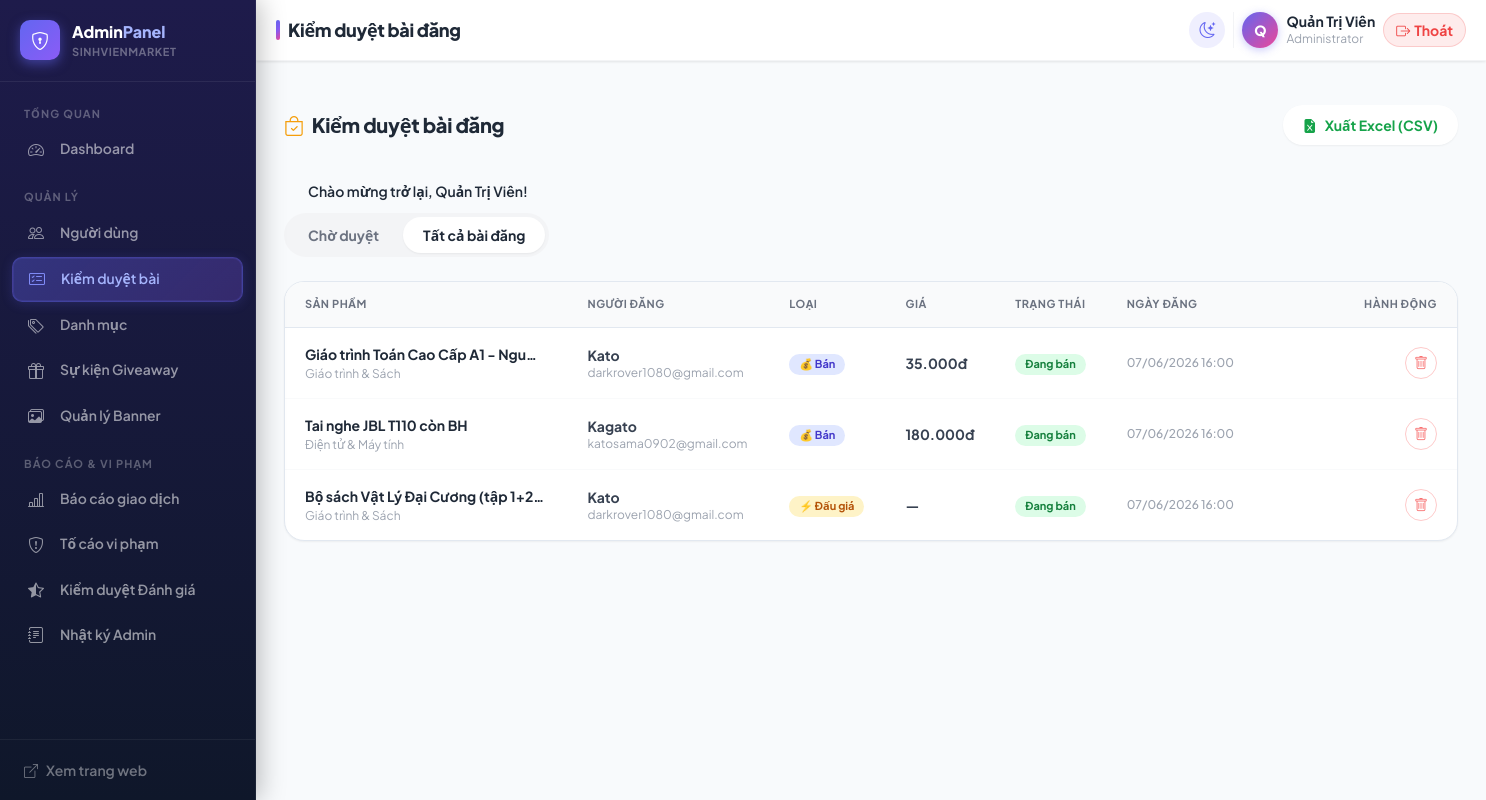
The app's page /admin/products?tab=all (signed in) with its own data.
### tables this page shows
CREATE TABLE `products` (
    `id`          INT UNSIGNED NOT NULL AUTO_INCREMENT,
    `user_id`     INT UNSIGNED NOT NULL COMMENT 'Người đăng bán',
    `category_id` INT UNSIGNED NOT NULL COMMENT 'Danh mục',
    `title`       VARCHAR(200) NOT NULL COMMENT 'Tiêu đề bài đăng',
    `description` TEXT         NOT NULL COMMENT 'Mô tả chi tiết sản phẩm',
    `image`       VARCHAR(255) DEFAULT NULL COMMENT 'Tên file ảnh trong /public/uploads/',
    `type`        ENUM('sale', 'exchange', 'auction') NOT NULL DEFAULT 'sale'
                  COMMENT 'Loại: bán thường / trao đổi / đấu giá ngược',
    `status`      ENUM('pending', 'active', 'sold', 'cancelled') NOT NULL DEFAULT 'pending'
                  COMMENT 'pending=chờ duyệt, active=đang bán, sold=đã bán, cancelled=bị từ chối',
    `price`       DECIMAL(12, 0) DEFAULT NULL COMMENT 'Giá cố định (chỉ dùng với type=sale)',
     
    `condition`   ENUM('new','like_new','used','worn') NOT NULL DEFAULT 'used'
                  COMMENT 'Tình trạng: new=Mới 100%, like_new=Như mới, used=Đã dùng, worn=Cũ',
     
    `bumped_at`   TIMESTAMP NULL DEFAULT NULL COMMENT 'Thời điểm đẩy tin gần nhất (NULL = chưa đẩy)',
     
    `ai_review_status` ENUM('pending','safe','suspicious','violation') DEFAULT 'pending'
                       COMMENT 'Kết quả kiểm duyệt của AI',
    `ai_review_note`   TEXT DEFAULT NULL
                       COMMENT 'Lý do AI đưa ra (Việt hoá cho Admin đọc)',
    `created_at`  TIMESTAMP NOT NULL DEFAULT CURRENT_TIMESTAMP,
    `updated_at`  TIMESTAMP NOT NULL DEFAULT CURRENT_TIMESTAMP ON UPDATE CURRENT_TIMESTAMP,
    PRIMARY KEY (`id`),
    KEY `idx_user_id`       (`user_id`),
    KEY `idx_category_id`   (`category_id`),
    KEY `idx_type`          (`type`),
    KEY `idx_status`        (`status`),
    KEY `idx_condition`     (`condition`),
    KEY `idx_bumped_at`     (`bumped_at`),
    KEY `idx_created_at`    (`created_at`),
    KEY `idx_status_created` (`status`, `created_at`),
    FULLTEXT KEY `ft_search` (`title`, `description`),
    CONSTRAINT `fk_products_user`     FOREIGN KEY (`user_id`)     REFERENCES `users`(`id`)       ON DELETE CASCADE,
    CONSTRAINT `fk_products_category` FOREIGN KEY (`category_id`) REFERENCES `categories`(`id`) ON DELETE RESTRICT
);

CREATE TABLE `categories` (
    `id`         INT UNSIGNED NOT NULL AUTO_INCREMENT,
    `name`       VARCHAR(100) NOT NULL COMMENT 'Tên danh mục',
    `slug`       VARCHAR(120) NOT NULL COMMENT 'URL-friendly name',
    `icon`       VARCHAR(60)  DEFAULT NULL COMMENT 'Bootstrap Icon class, VD: bi-book',
    `created_at` TIMESTAMP NOT NULL DEFAULT CURRENT_TIMESTAMP,
    PRIMARY KEY (`id`),
    UNIQUE KEY `uq_slug` (`slug`)
);

CREATE TABLE `users` (
    `id`         INT UNSIGNED NOT NULL AUTO_INCREMENT,
    `name`       VARCHAR(100) NOT NULL COMMENT 'Họ tên đầy đủ',
    `email`      VARCHAR(150) NOT NULL COMMENT 'Email đăng ký (duy nhất)',
    `password`   VARCHAR(255) NOT NULL COMMENT 'bcrypt hash',
    `phone`      VARCHAR(20)  DEFAULT NULL COMMENT 'Số điện thoại liên hệ',
    `avatar`     VARCHAR(255) DEFAULT NULL COMMENT 'Đường dẫn ảnh đại diện',
    `role`       ENUM('student', 'admin') NOT NULL DEFAULT 'student',
    `is_locked`  TINYINT(1) NOT NULL DEFAULT 0 COMMENT '1 = bị khóa bởi Admin',
    `lock_reason` VARCHAR(255) DEFAULT NULL,
    `locked_at`   TIMESTAMP NULL DEFAULT NULL,
    `locked_until` TIMESTAMP NULL DEFAULT NULL,
     
    `google_id`   VARCHAR(100) NULL UNIQUE COMMENT 'ID từ Google',
    `avatar_url`  VARCHAR(255) NULL COMMENT 'Ảnh đại diện từ Google',
     
    `security_question` VARCHAR(255) DEFAULT NULL,
    `security_answer`   VARCHAR(255) DEFAULT NULL,
    `otp_code`          VARCHAR(255) DEFAULT NULL,
    `otp_expires_at`    TIMESTAMP NULL DEFAULT NULL,
    `is_verified`       TINYINT(1) DEFAULT 0,
    `last_verified_at`  TIMESTAMP NULL DEFAULT NULL,
     
    `university`        VARCHAR(200) DEFAULT NULL COMMENT 'Trường / Khoa',
    `student_id`        VARCHAR(30)  DEFAULT NULL COMMENT 'MSSV (tùy chọn)',
    `dormitory_address` VARCHAR(255) DEFAULT NULL COMMENT 'Ký túc xá / Địa chỉ giao nhận',
    `social_contact`    VARCHAR(255) DEFAULT NULL COMMENT 'Zalo / Facebook liên hệ',
    `bio`               TEXT         DEFAULT NULL COMMENT 'Tiểu sử ngắn',
    `available_time`    VARCHAR(100) DEFAULT NULL COMMENT 'Thời gian online',
     
    `is_student_verified` TINYINT(1) NOT NULL DEFAULT 0 COMMENT '1 = đã xác thực là sinh viên (email edu/ac.vn)',
     
    `twofa_enabled`     TINYINT(1) NOT NULL DEFAULT 0 COMMENT '1 = bật xác minh 2 bước khi đăng nhập',
     
    `coins`         INT UNSIGNED NOT NULL DEFAULT 0 COMMENT 'Số xu hiện có',
    `checkin_streak` INT UNSIGNED NOT NULL DEFAULT 0 COMMENT 'Chuỗi điểm danh liên tiếp',
    `last_checkin`  DATE          DEFAULT NULL COMMENT 'Ngày check-in gần nhất',
     
    `strike_count`  TINYINT UNSIGNED NOT NULL DEFAULT 0 COMMENT 'Số gậy cảnh cáo vi phạm',
    `created_at` TIMESTAMP NOT NULL DEFAULT CURRENT_TIMESTAMP,
    `updated_at` TIMESTAMP NOT NULL DEFAULT CURRENT_TIMESTAMP ON UPDATE CURRENT_TIMESTAMP,
    PRIMARY KEY (`id`),
    UNIQUE KEY `uq_email` (`email`),
    KEY `idx_role` (`role`),
    KEY `idx_is_locked` (`is_locked`),
    KEY `idx_student_verified` (`is_student_verified`)
);

### app/views/admin/products.php (the view, shortened to what the rows shown need)
<?php
$appUrl = rtrim($_ENV['APP_URL'] ?? '', '/');
$statusMap = [
    'pending'   => ['Chờ duyệt',   'bg-amber-100 text-amber-700'],
    'active'    => ['Đang bán',    'bg-green-100 text-green-700'],
    'sold'      => ['Đã bán',      'bg-gray-100 text-gray-600'],
    'cancelled' => ['Đã từ chối', 'bg-red-100 text-red-600'],
];
$typeMap = ['sale' => '💰 Bán', 'exchange' => '🔄 Trao đổi', 'auction' => '⚡ Đấu giá'];
?>
<div class="font-sans antialiased text-gray-800 dark:text-dark-text">
  <div class="bg-white dark:bg-dark-card rounded-[20px] border border-light-border dark:border-dark-border overflow-hidden shadow-sm animate-[fadeInUp_0.4s_ease-out_both]">
    <?php if (empty($products)): ?>
      <div class="p-16 text-center text-gray-400 flex flex-col items-center gap-3">
        <i class="bi bi-check-circle-fill text-green-500 text-5xl"></i>
        <p class="m-0 text-sm font-semibold">Không có bài đăng nào chờ duyệt ✅</p>
      </div>
    <?php else: ?>
      <div class="overflow-x-auto">
        <table class="w-full text-left border-collapse min-w-[900px]">
          <thead>
            <tr class="bg-gray-50 dark:bg-dark-2 border-b border-light-border dark:border-dark-border text-[11px] font-bold text-gray-500 uppercase tracking-wider">
              <th class="py-3.5 px-5">Sản phẩm</th>
              <th class="py-3.5 px-5">Người đăng</th>
              <th class="py-3.5 px-5">Loại</th>
              <th class="py-3.5 px-5">Giá</th>
              <th class="py-3.5 px-5">Trạng thái</th>
              <th class="py-3.5 px-5">Ngày đăng</th>
              <th class="py-3.5 px-5 min-w-[200px] text-right">Hành động</th>
            </tr>
          </thead>
          <tbody class="divide-y divide-gray-50 dark:divide-dark-border">
            <?php foreach ($products as $p): ?>
              <?php [$statusLabel, $statusCls] = $statusMap[$p['status']] ?? ['?', 'bg-gray-100 text-gray-500']; ?>
              <tr class="hover:bg-gray-50/50 dark:hover:bg-dark-2/50 transition-colors">
                <td class="py-4 px-5">
                  <a href="<?= $appUrl ?>/products/show?id=<?= $p['id'] ?>" target="_blank"
                     class="font-bold text-sm text-gray-800 dark:text-dark-text no-underline hover:text-primary transition-colors block max-w-[240px] truncate">
                    <?= htmlspecialchars($p['title'], ENT_QUOTES) ?>
                  </a>
                  <div class="text-xs text-gray-400 mt-0.5 truncate max-w-[240px]"><?= htmlspecialchars($p['category_name'], ENT_QUOTES) ?></div>
                </td>
                <td class="py-4 px-5">
                  <div class="text-sm font-bold text-gray-700 dark:text-gray-200"><?= htmlspecialchars($p['seller_name'], ENT_QUOTES) ?></div>
                  <div class="text-xs text-gray-400"><?= htmlspecialchars($p['seller_email'], ENT_QUOTES) ?></div>
                </td>
                <td class="py-4 px-5 whitespace-nowrap">
                  <?php
                    $typeCls = ['sale' => 'bg-indigo-100 text-indigo-700', 'exchange' => 'bg-cyan-100 text-cyan-700', 'auction' => 'bg-amber-100 text-amber-700'];
                  ?>
                  <span class="inline-flex items-center px-2.5 py-0.5 rounded-full text-[11px] font-bold <?= $typeCls[$p['type']] ?? 'bg-gray-100 text-gray-600' ?>">
                    <?= $typeMap[$p['type']] ?? '?' ?>
                  </span>
                </td>
                <td class="py-4 px-5 font-bold text-sm text-gray-700 dark:text-gray-200 whitespace-nowrap">
                  <?= $p['price'] ? number_format((int)$p['price'], 0, ',', '.') . 'đ' : '—' ?>
                </td>
                <td class="py-4 px-5 whitespace-nowrap">
                  <span class="inline-flex items-center px-2.5 py-0.5 rounded-full text-[11px] font-bold <?= $statusCls ?>">
                    <?= $statusLabel ?>
                  </span>
                </td>
                <td class="py-4 px-5 text-xs font-medium text-gray-400 whitespace-nowrap">
                  <?= date('d/m/Y H:i', strtotime($p['created_at'])) ?>
                </td>
                <td class="py-4 px-5">
                  <div class="flex items-center justify-end gap-2 flex-wrap">
                    <?php if ($p['status'] !== 'sold'): ?>
                      <form method="POST" action="<?= $appUrl ?>/admin/products/delete" class="m-0"
                            onsubmit="return confirm('Xóa bài đăng này? Hành động được ghi vào audit log.')">
                        <button class="inline-flex items-center justify-center w-8 h-8 rounded-lg text-red-400 border border-red-200 dark:border-red-800 hover:bg-red-500 hover:text-white hover:border-red-500 transition-all bg-transparent cursor-pointer" title="Xóa">
                          <i class="bi bi-trash text-sm"></i>
                        </button>
                      </form>
                    <?php endif; ?>
                  </div>
                </td>
              </tr>
            <?php endforeach; ?>
          </tbody>
        </table>
      </div>
    <?php endif; ?>
  </div>
</div>

### records on screen
products: title "Giáo trình Toán Cao Cấp A1 - Ngu…", category.name "Giáo trình & Sách", user.name "Kato", user.email "darkrover1080@gmail.com", type "💰 Bán", price "35.000", statusLabel "Đang bán", created_at "07/06/2026 16:00"
products: title "Tai nghe JBL T110 còn BH", category.name "Điện tử & Máy tính", user.name "Kagato", user.email "katosama0902@gmail.com", type "💰 Bán", price "180.000", statusLabel "Đang bán", created_at "07/06/2026 16:00"
products: title "Bộ sách Vật Lý Đại Cương (tập 1+2…", category.name "Giáo trình & Sách", user.name "Kato", user.email "darkrover1080@gmail.com", type "⚡ Đấu giá", statusLabel "Đang bán", created_at "07/06/2026 16:00"

### other values on screen
$title "Kiểm duyệt bài đăng"
mb_strtoupper(mb_substr($user['name'] ?? 'A', 0, 1)) "Q"
$user['name'] "Quản Trị Viên"
$message "Chào mừng trở lại, Quản Trị Viên!"
